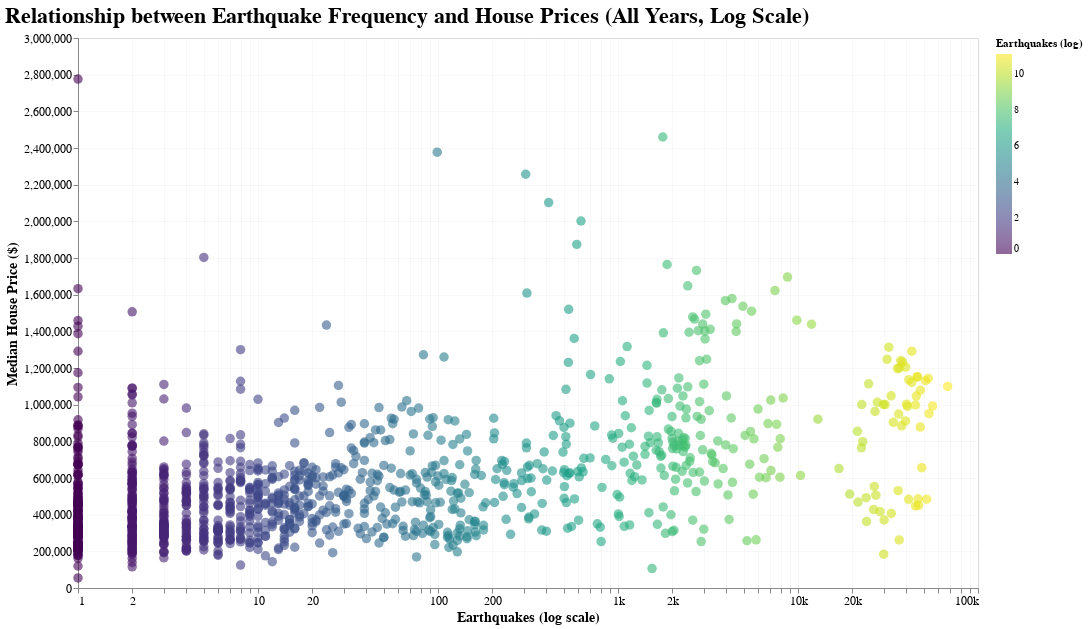

Source (notebook cell):
### Code cell
import altair as alt
import numpy as np

# --------------------------
# 1. CLEAN DATA
# --------------------------

df_corr = df_state_aggreg.copy()

# Remove invalid values
df_corr = df_corr[
    (df_corr["n_earthquakes"] > 0) &
    (df_corr["avg_price"] > 0)
].copy()

# Add log value for regression
df_corr["log_eq"] = np.log(df_corr["n_earthquakes"])

# --------------------------
# 2. SCATTER (log scale)
# --------------------------

color_scale = alt.Scale(scheme="viridis")

scatter_all = (
    alt.Chart(df_corr)
    .mark_circle(size=90, opacity=0.6)
    .encode(
        x=alt.X(
            "n_earthquakes:Q",
            title="Earthquakes (log scale)",
            scale=alt.Scale(type="log"),
            axis=alt.Axis(format="~s")
        ),
        y=alt.Y(
            "avg_price:Q",
            title="Median House Price ($)",
            scale=alt.Scale(zero=False, padding=10)
        ),
        color=alt.Color(
            "log_eq:Q",
            title="Earthquakes (log)",
            scale=color_scale
        ),
        tooltip=[
            alt.Tooltip("state:N", title="State"),
            alt.Tooltip("year:O", title="Year"),
            alt.Tooltip("n_earthquakes:Q", title="Earthquakes"),
            alt.Tooltip("avg_price:Q", title="House Price ($)")
        ]
    )
)

# --------------------------
# 3. TRENDLINE with log transform
# --------------------------

smooth_all = (
    alt.Chart(df_corr)
    .transform_regression(
        "log_eq", "avg_price"
    )
    .mark_line(
        color="black",
        size=3
    )
    .encode(
        x=alt.X(
            "n_earthquakes:Q",
            scale=alt.Scale(type="log")
        ),
        y="avg_price:Q"
    )
)

# --------------------------
# 4. COMBINE BOTH
# --------------------------

correlation_all = (
    (scatter_all + smooth_all)
    .properties(
        width=900,
        height=550,
        title="Relationship between Earthquake Frequency and House Prices (All Years, Log Scale)"
    )
    .configure_axis(
        gridOpacity=0.20,
        labelFontSize=12,
        titleFontSize=14
    )
    .configure_title(
        fontSize=22,
        anchor="start"
    )
)

correlation_all

### Figure 1 — Vega-Lite specification as saved in the notebook (floating-point values rounded to 4 significant figures; data arrays with more than 128 entries replaced by an {"elided": "..."} marker saying what was removed)
{"config": {"view": {"continuousWidth": 300, "continuousHeight": 300}, "axis": {"gridOpacity": 0.2, "labelFontSize": 12, "titleFontSize": 14}, "title": {"anchor": "start", "fontSize": 22}}, "layer": [{"mark": {"type": "circle", "opacity": 0.6, "size": 90}, "encoding": {"color": {"field": "log_eq", "scale": {"scheme": "viridis"}, "title": "Earthquakes (log)", "type": "quantitative"}, "tooltip": [{"field": "state", "title": "State", "type": "nominal"}, {"field": "year", "title": "Year", "type": "ordinal"}, {"field": "n_earthquakes", "title": "Earthquakes", "type": "quantitative"}, {"field": "avg_price", "title": "House Price ($)", "type": "quantitative"}], "x": {"axis": {"format": "~s"}, "field": "n_earthquakes", "scale": {"type": "log"}, "title": "Earthquakes (log scale)", "type": "quantitative"}, "y": {"field": "avg_price", "scale": {"padding": 10, "zero": false}, "title": "Median House Price ($)", "type": "quantitative"}}}, {"mark": {"type": "line", "color": "black", "size": 3}, "encoding": {"x": {"field": "n_earthquakes", "scale": {"type": "log"}, "type": "quantitative"}, "y": {"field": "avg_price", "type": "quantitative"}}, "transform": [{"on": "log_eq", "regression": "avg_price"}]}], "data": {"name": "data-7cc5f0df2646cc74ac9f876e942ba910"}, "height": 550, "title": "Relationship between Earthquake Frequency and House Prices (All Years, Log Scale)", "width": 900, "$schema": "https://vega.github.io/schema/vega-lite/v5.20.1.json", "datasets": {"data-7cc5f0df2646cc74ac9f876e942ba910": {"elided": "1204 records"}}}
